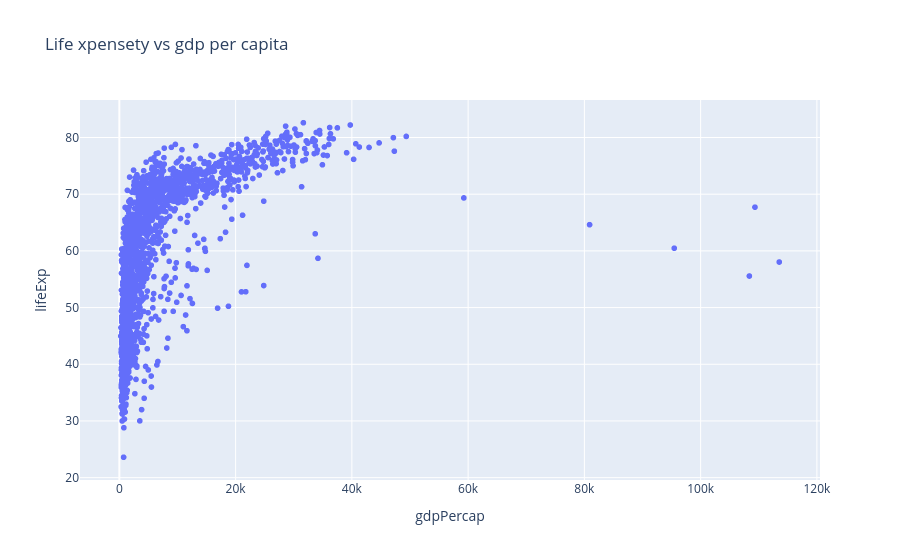

Here is the notebook cell this chart was saved with:
### Code cell
fig = px.scatter(gapminder_df, x='gdpPercap', y = 'lifeExp',title = 'Life xpensety vs gdp per capita')
fig.show()

### Figure 1 — Plotly figure (JSON) as saved in the notebook; plotly's stock layout.template omitted (floating-point values rounded to 4 significant figures; data arrays with more than 128 entries replaced by an {"elided": "..."} marker saying what was removed)
{"data": [{"hovertemplate": "gdpPercap=%{x}<br>lifeExp=%{y}<extra></extra>", "legendgroup": "", "marker": {"color": "#636efa", "symbol": "circle"}, "mode": "markers", "name": "", "showlegend": false, "type": "scattergl", "x": {"elided": "1704 float values"}, "xaxis": "x", "y": {"elided": "1704 float values"}, "yaxis": "y"}], "layout": {"legend": {"tracegroupgap": 0}, "title": {"text": "Life xpensety vs gdp per capita"}, "xaxis": {"anchor": "y", "domain": [0, 1], "title": {"text": "gdpPercap"}}, "yaxis": {"anchor": "x", "domain": [0, 1], "title": {"text": "lifeExp"}}}}
